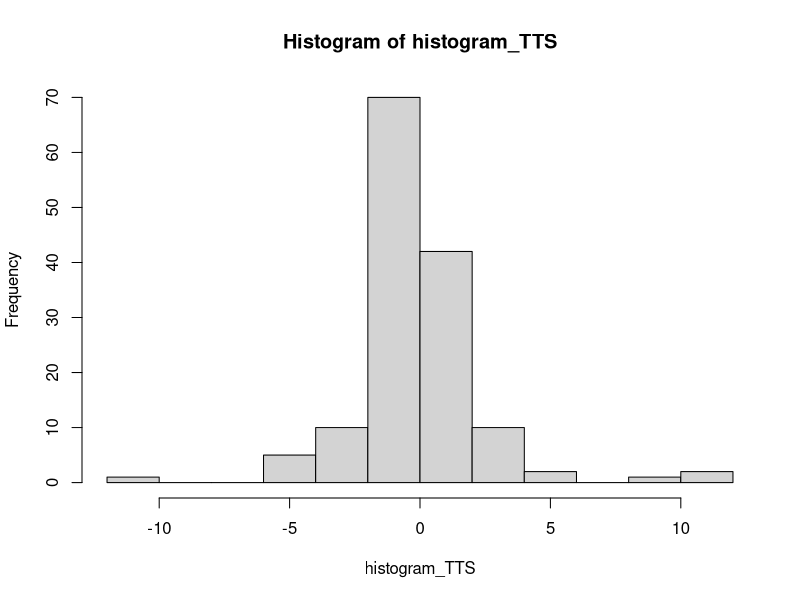
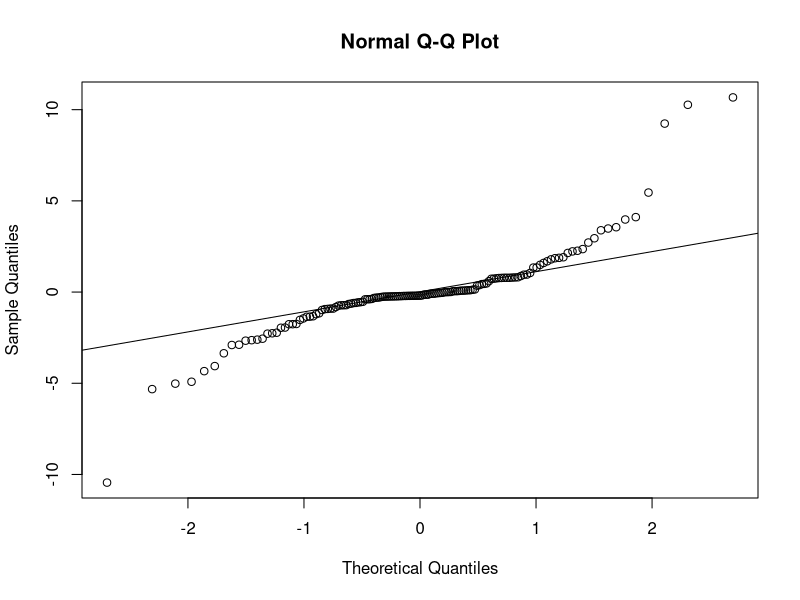
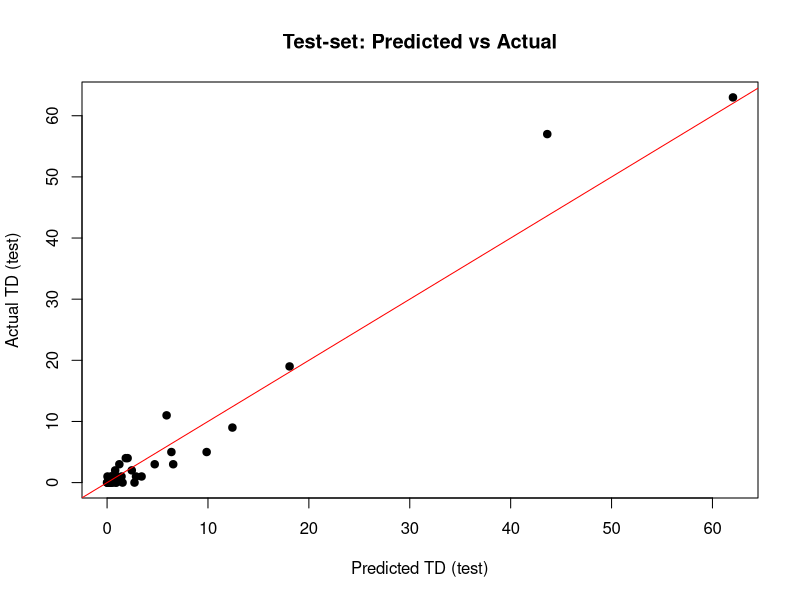
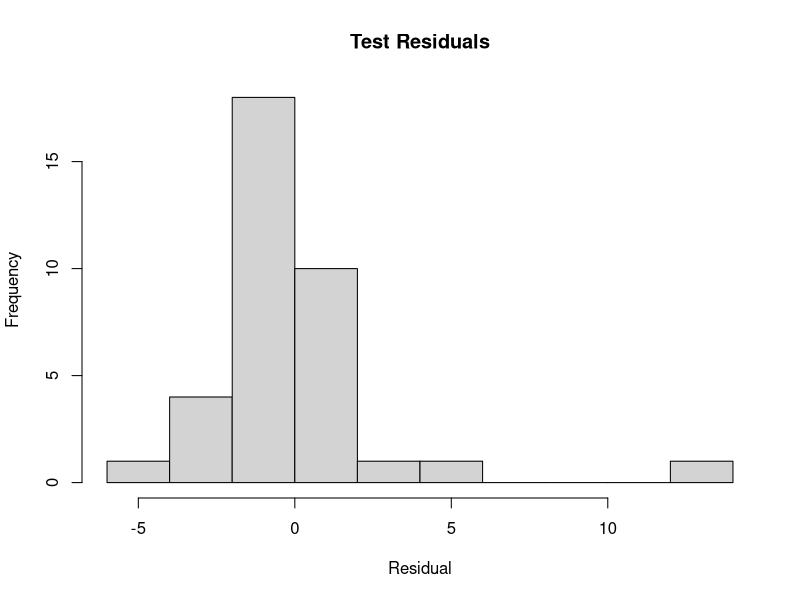
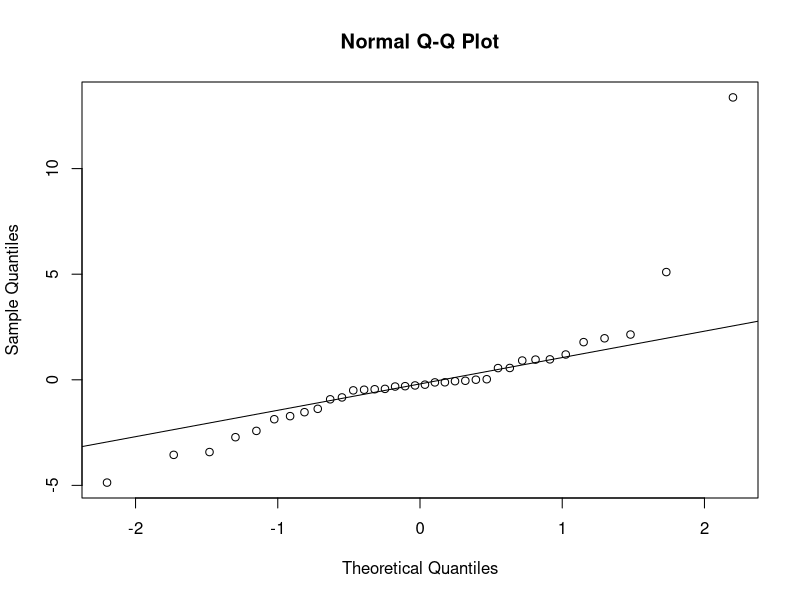
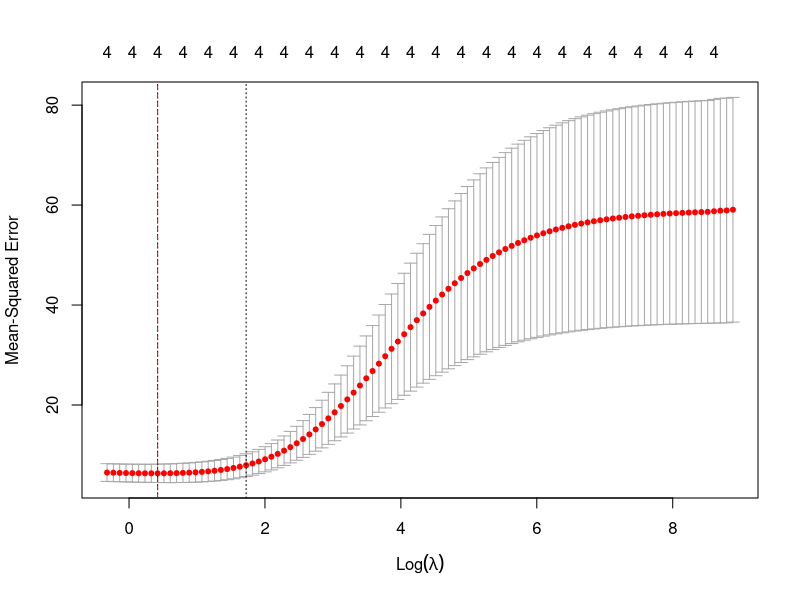
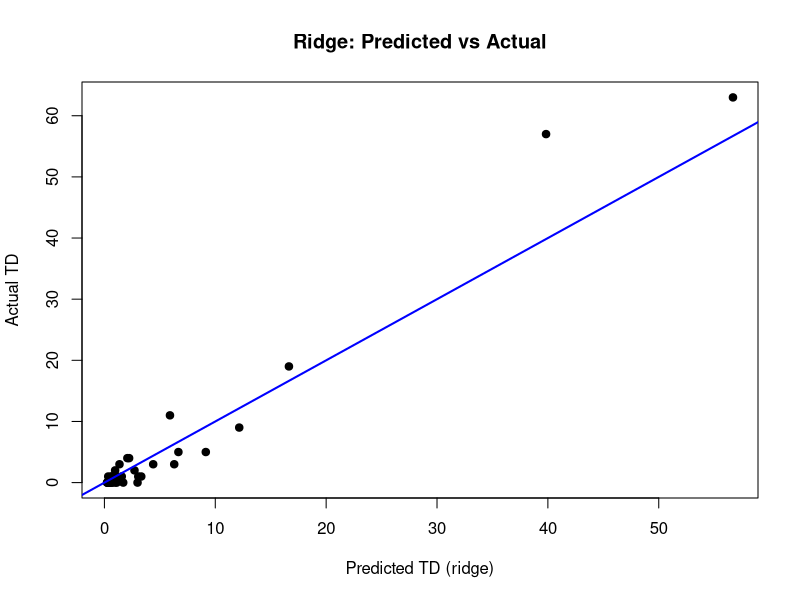
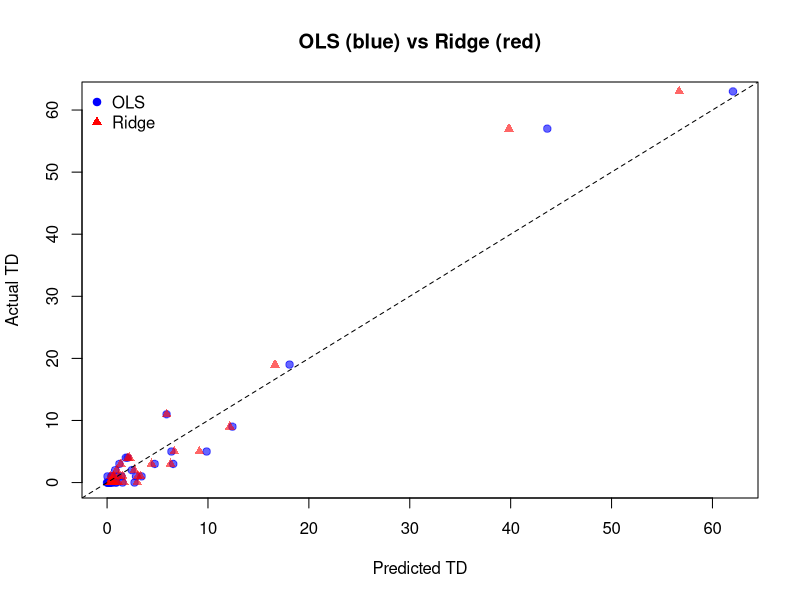

Write R code to recreate these figures, in order.
library(readxl)
Atlanta_Falcons_data <- read_excel("Atlanta_Falcons_data.xlsx")
View(Atlanta_Falcons_data)

library(tidyr)

vars_needed <- c("TD", "Tgt", "Rec", "Ctch%", "Yds")

clean_df <- Atlanta_Falcons_data %>%
  drop_na(all_of(vars_needed))

set.seed(123)  # for reproducibility
n        <- nrow(clean_df)
train_i  <- sample(seq_len(n), size = 0.8 * n)
train_df <- clean_df[train_i, ]
test_df  <- clean_df[-train_i, ]

# 2. Fit your model on TRAIN only
MLR_Model_2 <- lm(
  TD   ~ Tgt + Rec + `Ctch%` + Yds,
  data = train_df
)
summary(MLR_Model_2)

histogram_TTS <- MLR_Model_2$residuals

hist(histogram_TTS)

qqnorm(histogram_TTS)
qqline(histogram_TTS)

# 3. Predict on TEST and evaluate
test_df$predicted_TD <- predict(MLR_Model_2, newdata = test_df)

# Basic scatter of Pred vs Actual on test set
plot(
  test_df$predicted_TD, test_df$TD,
  xlab = "Predicted TD (test)", ylab = "Actual TD (test)",
  main = "Test-set: Predicted vs Actual",
  pch = 19
)
abline(0, 1, col = "red")

# 5b. Test-set residual histogram & Q-Q
resid_test <- test_df$TD - test_df$predicted_TD
hist(resid_test, main="Test Residuals", xlab="Residual")
qqnorm(resid_test); qqline(resid_test)

#Checking Multicollinearity
library(car)
vif(MLR_Model_2)

#Targets, Rec and Catch % seem to be a bit on the larger side based on variable knowledge
#so we may have to cross validate and use lasso regression 
library(glmnet)

# 1) Build model matrix
x_train <- model.matrix(TD ~ Tgt + Rec +  `Ctch%` + Yds, data=train_df)[,-1]
y_train <- train_df$TD
x_test  <- model.matrix(TD ~ Tgt + Rec +  `Ctch%` + Yds, data=test_df)[,-1]
y_test  <- test_df$TD

# 2) Ridge regression (alpha=0)
cv_ridge <- cv.glmnet(x_train, y_train, alpha=0)
best_lr  <- cv_ridge$lambda.min
ridge_mod <- glmnet(x_train, y_train, alpha=0, lambda=best_lr)

# 3) Lasso (alpha=1)
cv_lasso <- cv.glmnet(x_train, y_train, alpha=1)
best_ls  <- cv_lasso$lambda.min
lasso_mod <- glmnet(x_train, y_train, alpha=1, lambda=best_ls)

library(Metrics) #gets RMSE 

# 4) Compare test RMSE
pred_ridge <- predict(ridge_mod, x_test)
pred_lasso <- predict(lasso_mod, x_test)
cat("Ridge RMSE:", rmse(y_test, pred_ridge), 
    "  Lasso RMSE:", rmse(y_test, pred_lasso), "\n")

#We can see that the ridge Model outperforms the lasso model for TD prediction (3.52 TDs vs 3.95 TDs)

#Graphing Ridge Regression Data
plot(cv_ridge)
abline(v = log(cv_ridge$lambda.min), col = "red", lty = 2)

#Fitting final Ridge regression plot
final_ridge <- glmnet(
  x_train, y_train,
  alpha  = 0,
  lambda = cv_ridge$lambda.min
)

# Make test-set predictions
preds_ridge <- predict(final_ridge, x_test)

#Plot the final ridge regression
plot(
  as.numeric(preds_ridge), y_test,
  xlab = "Predicted TD (ridge)", 
  ylab = "Actual TD",
  main = "Ridge: Predicted vs Actual",
  pch = 19
)
abline(0,1,col="blue",lwd=2)

#Comparison plot for Ridge vs Regular Trained MLR model
# OLS predictions
test_df$pred_ols <- predict(MLR_Model_2, newdata = test_df)

# Ridge predictions (make sure preds_ridge is a plain numeric vector)
test_df$pred_ridge <- as.numeric(predict(
  final_ridge,      
  newx = x_test
))

#Plot of comparison
plot(
  test_df$pred_ols, test_df$TD,
  xlim = range(c(test_df$pred_ols, test_df$pred_ridge)),
  ylim = range(c(test_df$pred_ols, test_df$pred_ridge)),
  xlab = "Predicted TD",
  ylab = "Actual TD",
  main = "OLS (blue) vs Ridge (red)",
  pch  = 19,
  col  = rgb(0,0,1,0.6)   
)
points(
  test_df$pred_ridge, test_df$TD,
  pch  = 17,
  col  = rgb(1,0,0,0.6) 
)
abline(0,1, lty=2)       
legend(
  "topleft",
  legend = c("OLS","Ridge"),
  pch    = c(19,17),
  col    = c("blue","red"),
  bty    = "n"
)
